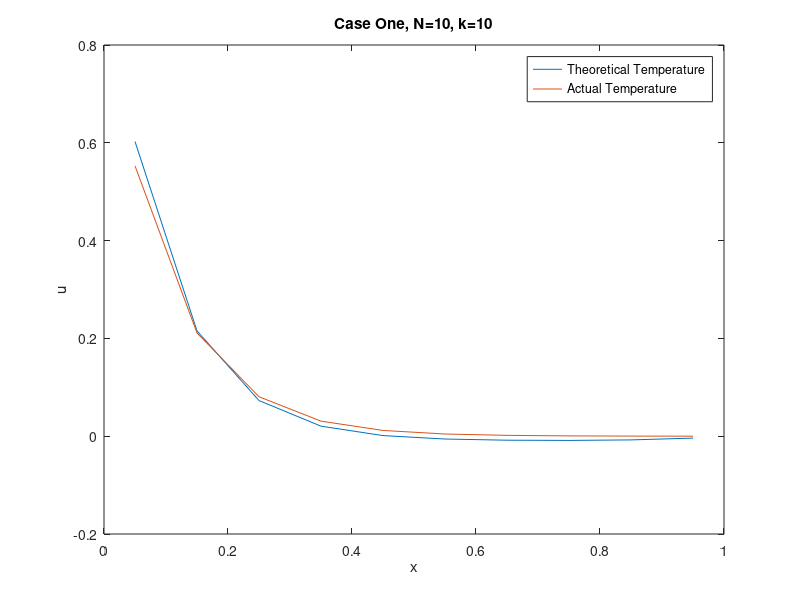

Reproduce this figure in MATLAB.
%%Boundary Conditions and givens
n=10; %increase for grid convergence
L=1;
k=10;
lambda=(k^2);
U0=1;
v=1;
h=L/n;
a=ones(n+2,1);                          %superdiagonal
b=-(2+lambda*(h^2))*ones(n+2,1);        %diagonal
c=ones(n+2,1);                          %subdiagonal
d=zeros(n+2,1);
b(1)=1;     
c(1)=1;     
a(n+2)=1;   
b(n+2)=1;
d(1)=2*U0;

c1=zeros(n+2,1);
d1=zeros(n+2,1);
d1(1)=d(1)/b(1);
c1(1)=c(1)/b(1);

for i=2:n+2
c1(i)=c(i)/(b(i)-a(i)*c1(i-1));
d1(i)=(d(i)-a(i)*d1(i-1))/(b(i)-a(i)*c1(i-1));
end
%back substitution
u=zeros(n+2,1);
u(n+2)=d1(n+2);
for i=n+1:-1:1
    u(i)=d1(i)-c1(i)*u(i+1);
end
%%Graphing
x=h/2:h:(L-h/2);
ut=(((sinh(k*(L-x))+sinh(k*x))/sinh(k*L))-1)*(1/(k^2))+U0*(sinh(k*(L-x))/sinh(k*L));
plot(x,ut,x,u(2:n+1))
title('Case One, N=10, k=10')
xlabel('x')
ylabel('u')
legend('Theoretical Temperature','Actual Temperature')

%%Part 2
h=L/n;
a=ones(n+2,1);
b=-(2+lambda*(h^2))*ones(n+2,1);
c=ones(n+2,1);
d=zeros(n+2,1);
b(1)=1;
a(n+2)=1;
d(1)=v;
%%Forward elimination
d1=zeros(n+2,1);
c1=zeros(n+2,1);
d1(1)=d(1)/b(1);
c1(1)=c(1)/b(1);
for i=2:n+2
    c1(i)=c(i)/(b(i)-a(i)*c1(i-1));
    d1(i)=(d(i)-a(i)*d1(i-1))/b(i)-a(i)*c1(i-1);
end
%Back Substitiution
u=zeros(n+2,1);
u(n+2)=d1(n+2);
for i=n+1:-1:1
    u(i)=d1(i)-c1(i)*u(i+1);
end
ut2=(1-(cosh(k*x)/cosh(k*L))*(1/(k^2)))-(v/k)*(sinh(k*(L-x))/cosh(k*L));
%%plot(x,ut2,x,u(2:n+1))
